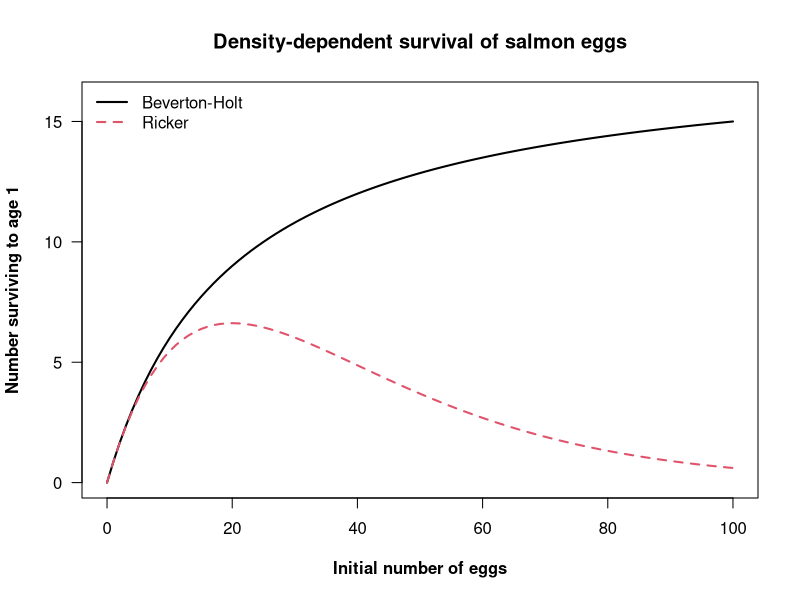
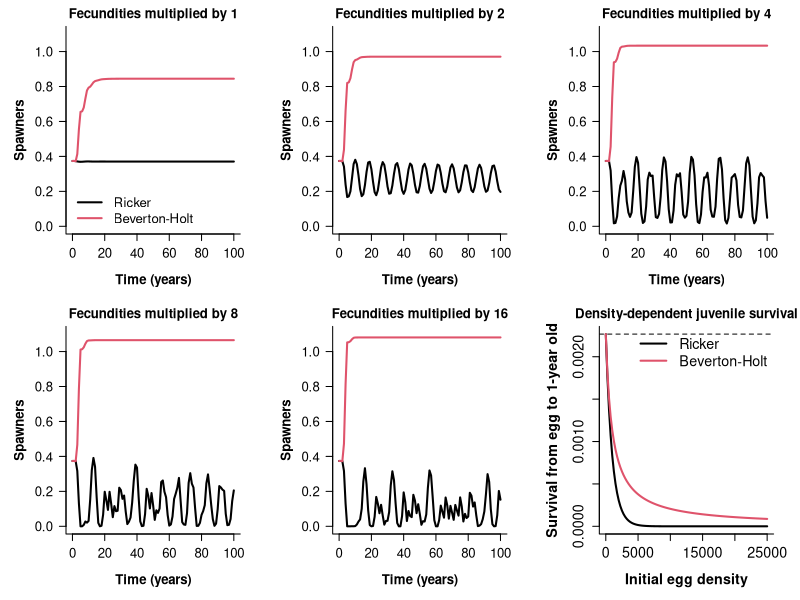

These charts were generated, in order, by the following R code:
########################################################################
# Salmon example
########################################################################

# This code was adopted from Morris & Doak (2002) "Quantitative Conservation Biology", p. 322
# The translation from their MATLAB-code to R-code was done by Peter Hellström, Stockholm University
# The original data and parameter estimates are from Ratner et al. (1997) Conservation Biology 11:879-889.

# The model is based on a pre-breeding census, with 5 age classes (ages 1-5).

# Density dependence (Ricker) - overcompensatory
dd.r <- function(rate,beta,x) { rate*exp(-beta*x) }
# Density dependence (Beverton-Holt) - compensatory
dd.bh <- function(rate,beta,x) { rate / (1 + beta*x) }

# Set up parameters
n0 <- c(0.7667, 0.6163, 0.4945, 0.3524, 0.1309) # Initial population vector

s0.max <- 0.002267 # Maximum egg survival
beta.s0 <- 0.001 # Density-dependent egg survival parameter

sx <- c(0.8, 0.8, 0.8, 0.8) # Survival probabilities
bx <- c(0, 0, 0.112, 0.532, 1) # Probability of breeding at each age
fx <- c(0, 0, 3185, 3940, 4336) # Eggs per breeding female
fx.mult <- c(1,2,4,8,16) # Sequential doubling of fecundities

# Plot
plot(x=c(0,100),y=c(0,16),type="n",
	xlab="Initial number of eggs", ylab="Number surviving to age 1", font.lab=2, las=1,
	main="Density-dependent survival of salmon eggs")
curve(x*dd.bh(rate=0.9,beta=0.05,x=x), from=0, to=100, add=T, col=1, lwd=2)
curve(x*dd.r(rate=0.9,beta=0.05,x=x), from=0, to=100, add=T, col=2, lwd=2, lty=2)
legend("topleft",c("Beverton-Holt","Ricker"),col=1:2, lwd=2, lty=1:2,bty="n")

########################################################################
# Set up graph window
dev.new(width=12,height=6)
op <- par(list(
mfrow=c(2,3),
mar=c(5,5,2,2)))

for (i in 1:length(fx.mult)) { # Start of outer for-loop

# For each iteration i, multiply the original parameter estimates fx with a sequential doubling factor
fx <- c(0, 0, 3185, 3940, 4336) # Eggs per breeding female
fx <- fx*fx.mult[i]

# Fill the transition matrix A with survival values
# Since all spawners died after spawning, survival rates
# must be adjusted for probability of breeding.
A <- matrix(0,ncol=5,nrow=5)
A[2,1] <- sx[1]
A[3,2] <- sx[2]
A[4,3] <- sx[3]*(1-bx[3])
A[5,4] <- sx[4]*(1-bx[4])

A.r <- A # Matrix for Ricker scenario
A.bh <- A # Matrix for Beverton-Holt scenario

# Set up the simulation
tmax <- 100 # Time horizon

# Create output matrix for Ricker scenario
N.r <- matrix(ncol=5,nrow=tmax+1)
N.r[1,] <- n0

# Create output matrix for Beverton-Holt scenario
N.bh <- matrix(ncol=5,nrow=tmax+1)
N.bh[1,] <- n0

# Set inital vectors
n.r <- n0 # Start at n0
n.bh <- n0 # Start at n0

	for (t in 1:tmax) { # Start of inner for-loop
		# Compute total eggs produced (sum all eggs produced for females aged 3-5)
		eggs.r <- bx*fx*n.r
		eggs.bh <- bx*fx*n.bh
		# Update survival rates, given the number of eggs
		s0.r <- dd.r(rate=s0.max, beta=beta.s0, x=sum(eggs.r))
		s0.bh <- dd.bh(rate=s0.max, beta=beta.s0, x=sum(eggs.bh))
		# Calculate fecundities
		f.r <- bx*fx*s0.r
		f.bh <- bx*fx*s0.bh
		# Update matrix with fecundities
		A.r[1,] <- f.r
		A.bh[1,] <- f.bh
		# Multiply the A's with stage vectors:
		n.r <- A.r %*% n.r
		n.bh <- A.bh %*% n.bh
		# Send data to output matrices:
		N.r[t+1,] <- n.r
		N.bh[t+1,] <- n.bh
	} 	# End of inner for-loop

# Calculate number of spawners in each year
spawners.r <- rowSums(t(sapply(1:nrow(N.r), function(i) bx*N.r[i,])))
spawners.bh <- rowSums(t(sapply(1:nrow(N.bh), function(i) bx*N.bh[i,])))

# Plot number of spawners against time
plot(x=c(0,100),y=c(0,1.1), type="n", xlab="Time (years)", ylab="Spawners", font.lab=2, las=1, cex.axis=1.2, cex.lab=1.2,
main=paste("Fecundities multiplied by", fx.mult[i]),bty="l")
points(0:100, spawners.r, type="l", col=1, lwd=2)
points(0:100, spawners.bh, type="l", col=2, lwd=2)
if (i==1) legend("bottomleft",c("Ricker","Beverton-Holt"),col=c(1,2),lwd=c(2,2),bty="n",cex=1.2)

} # End of outer for-loop

# Plot juvenile survival rate against initial egg density:
curve(dd.r(rate=s0.max, beta=beta.s0, x=x), from=0, to=25000, font.lab=2, lwd=2, cex.lab=1.3, cex.axis=1.3, bty="l",
xlab="Initial egg density", ylab="Survival from egg to 1-year old", main="Density-dependent juvenile survival")
curve(dd.bh(rate=s0.max, beta=beta.s0, x=x), add=T, col=2, lwd=2)
abline(h=s0.max,lty=2)
legend("topright",c("Ricker","Beverton-Holt"),col=c(1,2), lty=c(1,1), lwd=c(2,2), bty="n", bg="white", cex=1.3)

# Restore graphical parameters
par(op)
